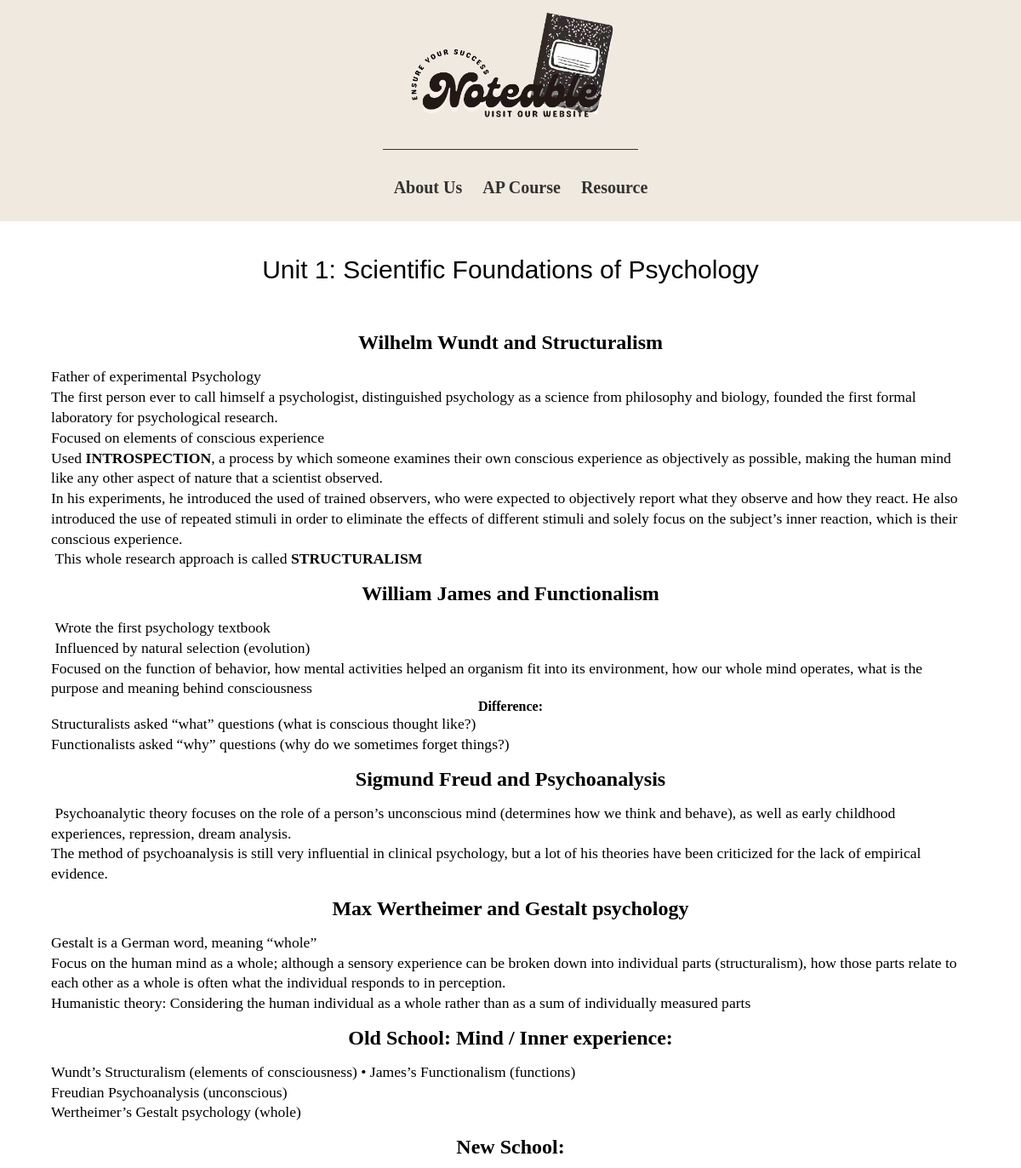
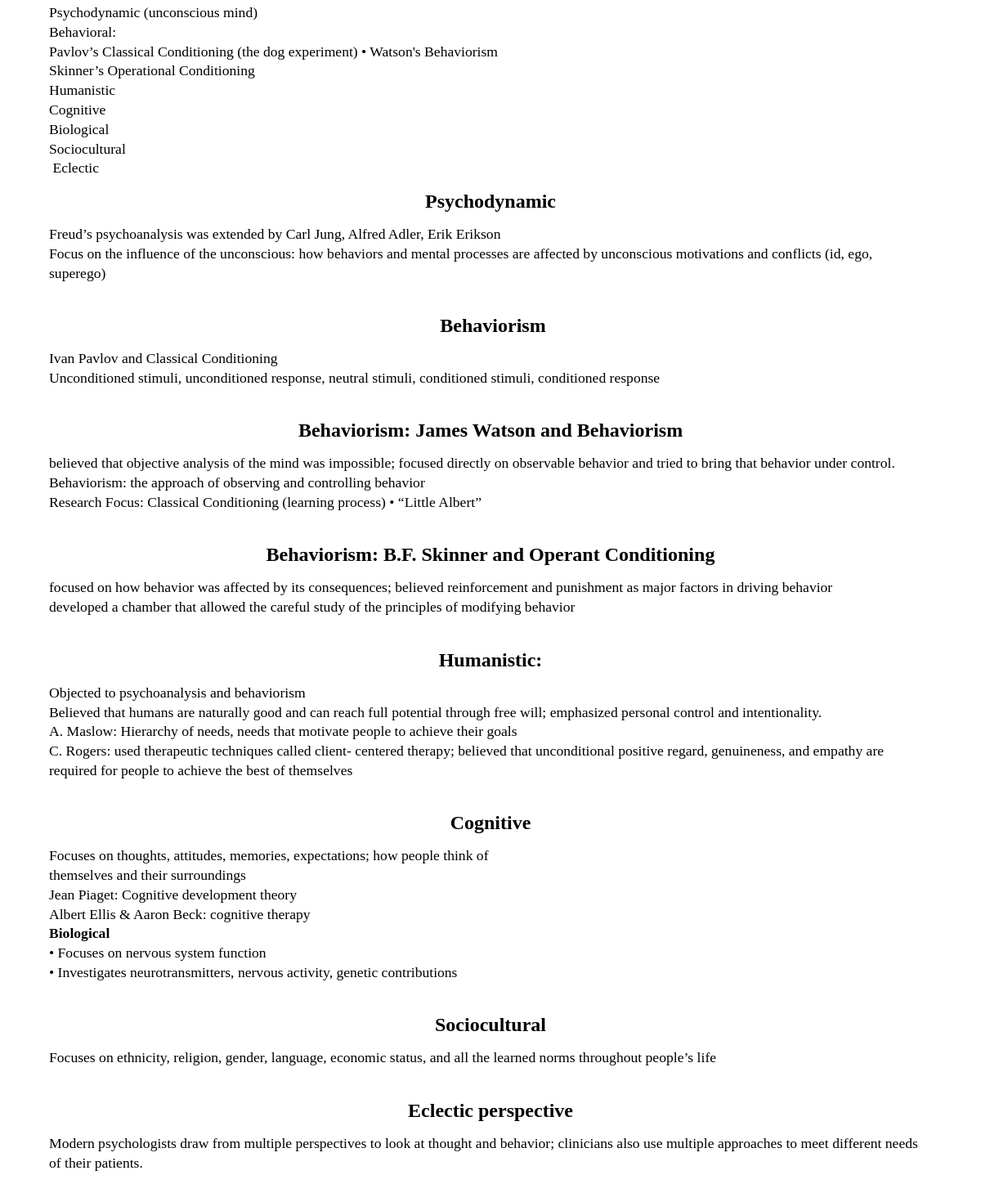
Screenshot of /course/psychology/1 with the database file from the repository (2 pictures, top to bottom).
### course/models.py (models this page shows, shortened)
class Psychology(models.Model):
    title = models.CharField(max_length = 50) #chapter title
    intro = models.CharField(max_length = 288,default = "") # breif intorduce of chapter
    notes = RichTextField(null=True) #notes
    """ notes = models.TextField(default="") #notes """

### course/views.py (the view)
# urls.py: path('psychology/<int:id>',views.psychology_notes, name="psychology_notes"),#psychology notes
def psychology_notes(request,id):
    psychology = Psychology.objects.get(id=id)
    dict_psychology = {}
    psychology.notes = markdown.markdown(psychology.notes,
    extension = [
        'markdown.extensison.extra',
        'markdown.extensions.codehilite'
    ])
    dict_psychology['chapter'] = psychology.title
    dict_psychology['notes'] = psychology.notes
    return render(request,'course/psychology_notes.html',dict_psychology)

### templates/course/psychology_notes.html
{% extends 'navigation.html' %}
{% block content %}
<div class="content">
    <div class="title">
        <a href="{% url 'psychology' %}">{{ chapter }}</a>
    </div>
    <div class="notes">
        {{ notes|safe }}
    </div>
</div>
{% endblock %}

### Home/static/Home/css/navigation.css (style rules this page uses)
* { margin: 0; padding: 0; list-style: none; text-decoration: none; }

### Home/static/course/css/course.css (style rules this page uses)
.title { display: flex; justify-content: center; align-items: center; }

### Home/static/course/css/chapter.css (style rules this page uses)
.title { display: flex; justify-content: center; align-items: center; font-size: 2.5vw; font-family:'Lucida Sans Regular', 'Lucida Grande', 'Lucida Sans Unicode', Geneva, Verdana, sans-serif; margin: 20px 0; }
.title a { color: black; }

### Home/static/course/css/notes.css (style rules this page uses)
.content { display: flex; justify-content: center; align-items: center; flex-direction: column; }
.notes { display: flex; justify-content: center; align-items: center; flex-direction: column; margin-top: 20px; width: 1080px; text-align: center; }
.notes p { display: inline-block; vertical-align: middle; text-align: left; font-size: 1.1em; width: 1080px; line-height: 1.35em; }
.notes h2 { margin: 15px 0; }

### rows the page displays
Psychology: title "Unit 1: Scientific Foundations of Psychology", notes "Wilhelm Wundt and Structuralism Father of experimental Psychology The first person ever to call himself a psychologist, distinguished psychology as a science from philosophy and biology, founded the first formal laboratory for psychological research. Focused on elements of conscious experience Used INTROSPECTION , a process by which someone examines their own conscious experience as objectively as possible, making the human mind like any other aspect of nature that a scientist observed. In his experiments, he introduced the used of trained observers, who were expected to objectively report what they observe and how they react. He also introduced the use of repeated stimuli in order to…"
